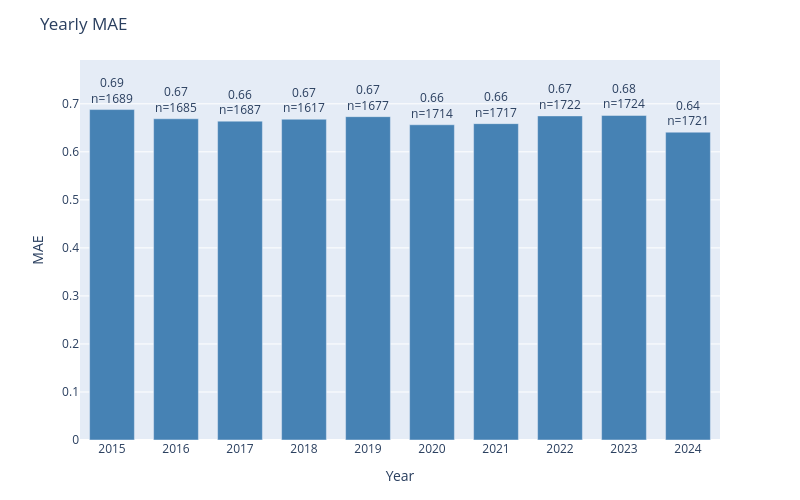

The notebook cell saved with this chart:
### Code cell
plot_error_by_group(
    df=results_test,
    y_true_col='actual',
    y_pred_col='prediction',
    date_col='dt_temp',
    group_by='year',
    metric='mae',
    title='Yearly MAE'
)

### Figure 1 — Plotly figure (JSON) as saved in the notebook; plotly's stock layout.template omitted (floating-point values rounded to 4 significant figures)
{"data": [{"marker": {"color": "steelblue"}, "text": ["0.69<br>n=1689", "0.67<br>n=1685", "0.66<br>n=1687", "0.67<br>n=1617", "0.67<br>n=1677", "0.66<br>n=1714", "0.66<br>n=1717", "0.67<br>n=1722", "0.68<br>n=1724", "0.64<br>n=1721"], "textposition": "outside", "type": "bar", "x": ["2015", "2016", "2017", "2018", "2019", "2020", "2021", "2022", "2023", "2024"], "y": [0.688, 0.6688, 0.6639, 0.6679, 0.6732, 0.6564, 0.6587, 0.6748, 0.6758, 0.6409]}], "layout": {"bargap": 0.3, "height": 500, "margin": {"b": 60, "t": 60}, "title": {"text": "Yearly MAE"}, "uniformtext": {"minsize": 8, "mode": "hide"}, "width": 800, "xaxis": {"title": {"text": "Year"}}, "yaxis": {"range": [0, 0.7912], "title": {"text": "MAE"}}}}
